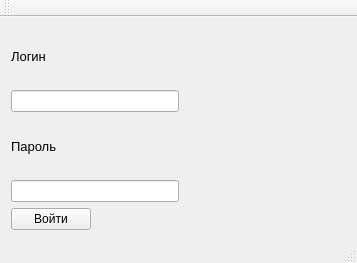
<?xml version="1.0" encoding="UTF-8"?>
<ui version="4.0">
 <class>MainWindow</class>
 <widget class="QMainWindow" name="MainWindow">
  <property name="geometry">
   <rect>
    <x>0</x>
    <y>0</y>
    <width>357</width>
    <height>263</height>
   </rect>
  </property>
  <property name="windowTitle">
   <string>MainWindow</string>
  </property>
  <widget class="QWidget" name="centralWidget">
   <layout class="QVBoxLayout" name="verticalLayout">
    <item>
     <widget class="QLabel" name="loginLabel">
      <property name="font">
       <font>
        <pointsize>10</pointsize>
       </font>
      </property>
      <property name="text">
       <string>Логин</string>
      </property>
     </widget>
    </item>
    <item>
     <layout class="QHBoxLayout" name="horizontalLayout">
      <item>
       <widget class="QLineEdit" name="loginEdit"/>
      </item>
      <item>
       <spacer name="horizontalSpacer">
        <property name="orientation">
         <enum>Qt::Horizontal</enum>
        </property>
        <property name="sizeHint" stdset="0">
         <size>
          <width>40</width>
          <height>20</height>
         </size>
        </property>
       </spacer>
      </item>
     </layout>
    </item>
    <item>
     <widget class="QLabel" name="label">
      <property name="font">
       <font>
        <pointsize>10</pointsize>
       </font>
      </property>
      <property name="text">
       <string>Пароль</string>
      </property>
     </widget>
    </item>
    <item>
     <layout class="QHBoxLayout" name="horizontalLayout_2">
      <item>
       <widget class="QLineEdit" name="passwordEdit">
        <property name="echoMode">
         <enum>QLineEdit::Password</enum>
        </property>
       </widget>
      </item>
      <item>
       <spacer name="horizontalSpacer_2">
        <property name="orientation">
         <enum>Qt::Horizontal</enum>
        </property>
        <property name="sizeHint" stdset="0">
         <size>
          <width>40</width>
          <height>20</height>
         </size>
        </property>
       </spacer>
      </item>
     </layout>
    </item>
    <item>
     <layout class="QHBoxLayout" name="horizontalLayout_3">
      <item>
       <widget class="QPushButton" name="pushButton">
        <property name="text">
         <string>Войти</string>
        </property>
       </widget>
      </item>
      <item>
       <spacer name="horizontalSpacer_3">
        <property name="orientation">
         <enum>Qt::Horizontal</enum>
        </property>
        <property name="sizeHint" stdset="0">
         <size>
          <width>40</width>
          <height>20</height>
         </size>
        </property>
       </spacer>
      </item>
     </layout>
    </item>
   </layout>
  </widget>
  <widget class="QMenuBar" name="menuBar">
   <property name="geometry">
    <rect>
     <x>0</x>
     <y>0</y>
     <width>357</width>
     <height>21</height>
    </rect>
   </property>
  </widget>
  <widget class="QToolBar" name="mainToolBar">
   <attribute name="toolBarArea">
    <enum>TopToolBarArea</enum>
   </attribute>
   <attribute name="toolBarBreak">
    <bool>false</bool>
   </attribute>
  </widget>
  <widget class="QStatusBar" name="statusBar"/>
 </widget>
 <layoutdefault spacing="6" margin="11"/>
 <resources/>
 <connections/>
</ui>
